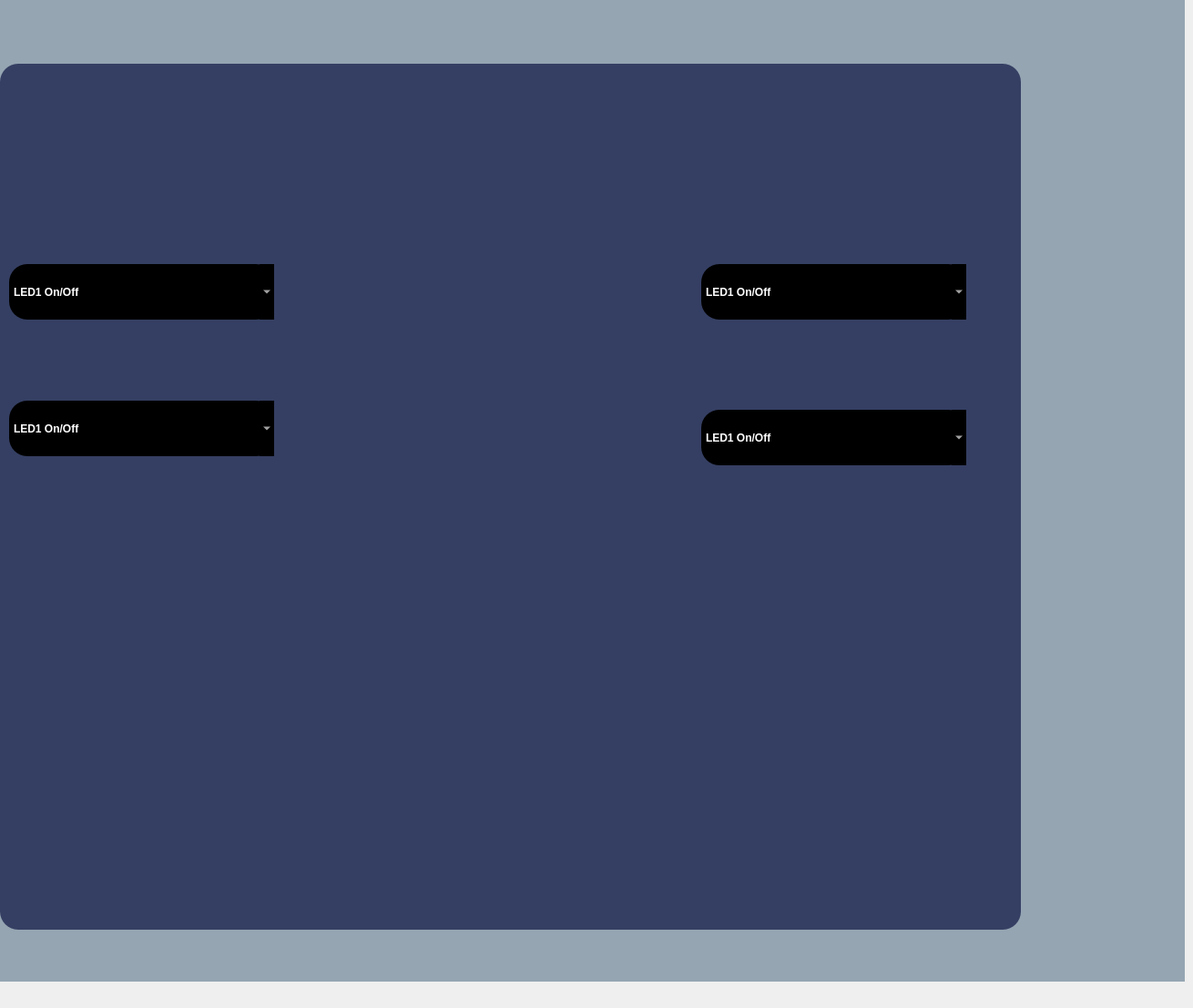
   <widget class="QWidget" name="tab_9">
    <attribute name="title">
     <string>Foot Pedal</string>
    </attribute>
    <widget class="QPushButton" name="pushButton_saveforall">
     <property name="geometry">
      <rect>
       <x>780</x>
       <y>890</y>
       <width>321</width>
       <height>111</height>
      </rect>
     </property>
     <property name="styleSheet">
      <string notr="true">image: url(:/new/prefix1/img/saveforall1.png);
background-color: transparent;
border:none;</string>
     </property>
     <property name="text">
      <string/>
     </property>
    </widget>
    <widget class="QPushButton" name="pushButton_save_5">
     <property name="geometry">
      <rect>
       <x>760</x>
       <y>750</y>
       <width>351</width>
       <height>121</height>
      </rect>
     </property>
     <property name="styleSheet">
      <string notr="true">image: url(:/new/prefix1/img/save-button 1.png);
background-color: transparent;
border:none;</string>
     </property>
     <property name="text">
      <string/>
     </property>
    </widget>
    <widget class="QLabel" name="label_11">
     <property name="geometry">
      <rect>
       <x>0</x>
       <y>-20</y>
       <width>1301</width>
       <height>1098</height>
      </rect>
     </property>
     <property name="styleSheet">
      <string notr="true">background-color: rgb(149, 165, 178);</string>
     </property>
     <property name="text">
      <string/>
     </property>
    </widget>
    <widget class="QLabel" name="label_20">
     <property name="geometry">
      <rect>
       <x>250</x>
       <y>130</y>
       <width>571</width>
       <height>611</height>
      </rect>
     </property>
     <property name="styleSheet">
      <string notr="true">image: url(:/new/prefix1/img/fpbg1.png);
background-color: rgba(191, 64, 64, 0);</string>
     </property>
     <property name="text">
      <string/>
     </property>
    </widget>
    <widget class="QLabel" name="label_35">
     <property name="geometry">
      <rect>
       <x>0</x>
       <y>70</y>
       <width>1121</width>
       <height>951</height>
      </rect>
     </property>
     <property name="styleSheet">
      <string notr="true">color: rgb(255, 255, 255);
font: 30pt &quot;Ubuntu&quot;;border-radius: 20px;
background-color: rgb(53, 63, 99);</string>
     </property>
     <property name="text">
      <string/>
     </property>
    </widget>
    <widget class="QComboBox" name="comboBox_tl">
     <property name="geometry">
      <rect>
       <x>10</x>
       <y>290</y>
       <width>291</width>
       <height>61</height>
      </rect>
     </property>
     <property name="styleSheet">
      <string notr="true">font: 20pt &quot;Ubuntu&quot;;
background-color: rgb(0, 0, 0);
color: rgb(255,255,255);
border-radius:20px;
font-weight: bold;</string>
     </property>
     <item>
      <property name="text">
       <string>LED1 On/Off</string>
      </property>
     </item>
     <item>
      <property name="text">
       <string>LED2 On/Off</string>
      </property>
     </item>
     <item>
      <property name="text">
       <string>Vitrectomy On/Off</string>
      </property>
     </item>
     <item>
      <property name="text">
       <string>Diathermy On/Off</string>
      </property>
     </item>
     <item>
      <property name="text">
       <string>Silicon Oil On/Off</string>
      </property>
     </item>
    </widget>
    <widget class="QComboBox" name="comboBox_bl">
     <property name="geometry">
      <rect>
       <x>10</x>
       <y>440</y>
       <width>291</width>
       <height>61</height>
      </rect>
     </property>
     <property name="styleSheet">
      <string notr="true">font: 20pt &quot;Ubuntu&quot;;
background-color: rgb(0, 0, 0);
color: rgb(255,255,255);
border-radius:20px;
font-weight: bold;</string>
     </property>
     <item>
      <property name="text">
       <string>LED1 On/Off</string>
      </property>
     </item>
     <item>
      <property name="text">
       <string>LED2 On/Off</string>
      </property>
     </item>
     <item>
      <property name="text">
       <string>Vitrectomy On/Off</string>
      </property>
     </item>
     <item>
      <property name="text">
       <string>Diathermy On/Off</string>
      </property>
     </item>
     <item>
      <property name="text">
       <string>Silicon Oil On/Off</string>
      </property>
     </item>
    </widget>
    <widget class="QComboBox" name="comboBox_tr">
     <property name="geometry">
      <rect>
       <x>770</x>
       <y>290</y>
       <width>291</width>
       <height>61</height>
      </rect>
     </property>
     <property name="styleSheet">
      <string notr="true">font: 20pt &quot;Ubuntu&quot;;
background-color: rgb(0, 0, 0);
color: rgb(255,255,255);
border-radius:20px;
font-weight: bold;</string>
     </property>
     <item>
      <property name="text">
       <string>LED1 On/Off</string>
      </property>
     </item>
     <item>
      <property name="text">
       <string>LED2 On/Off</string>
      </property>
     </item>
     <item>
      <property name="text">
       <string>Vitrectomy On/Off</string>
      </property>
     </item>
     <item>
      <property name="text">
       <string>Diathermy On/Off</string>
      </property>
     </item>
     <item>
      <property name="text">
       <string>Silicon Oil On/Off</string>
      </property>
     </item>
    </widget>
    <widget class="QComboBox" name="comboBox_br">
     <property name="geometry">
      <rect>
       <x>770</x>
       <y>450</y>
       <width>291</width>
       <height>61</height>
      </rect>
     </property>
     <property name="styleSheet">
      <string notr="true">font: 20pt &quot;Ubuntu&quot;;
background-color: rgb(0, 0, 0);
color: rgb(255,255,255);
border-radius:20px;
font-weight: bold;</string>
     </property>
     <item>
      <property name="text">
       <string>LED1 On/Off</string>
      </property>
     </item>
     <item>
      <property name="text">
       <string>LED2 On/Off</string>
      </property>
     </item>
     <item>
      <property name="text">
       <string>Vitrectomy On/Off</string>
      </property>
     </item>
     <item>
      <property name="text">
       <string>Diathermy On/Off</string>
      </property>
     </item>
     <item>
      <property name="text">
       <string>Silicon Oil On/Off</string>
      </property>
     </item>
    </widget>
    <zorder>label_11</zorder>
    <zorder>label_35</zorder>
    <zorder>pushButton_saveforall</zorder>
    <zorder>pushButton_save_5</zorder>
    <zorder>label_20</zorder>
    <zorder>comboBox_tl</zorder>
    <zorder>comboBox_bl</zorder>
    <zorder>comboBox_tr</zorder>
    <zorder>comboBox_br</zorder>
   </widget>
